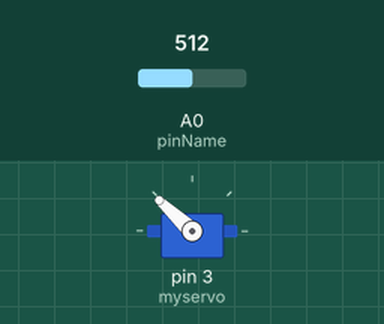
Bench run of a sketch on a simulated Arduino Uno, built with avr-gcc and run on an emulated ATmega328P. Shown: servo. Inputs (shaded band) come from the test bench; at power-on: A0 (pinName) = 512.

Above: at 1.2 s.
1.3 s: A0 (pinName) set to 716
At 2.1 s:
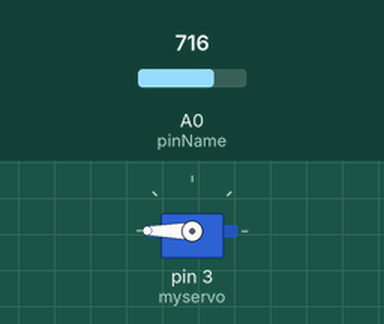
2.8 s: A0 (pinName) set to 306
At 3.3 s:
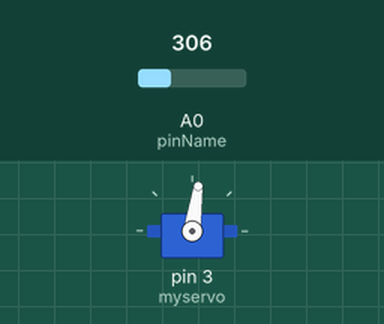
4.3 s: A0 (pinName) set to 122
At 5.5 s:
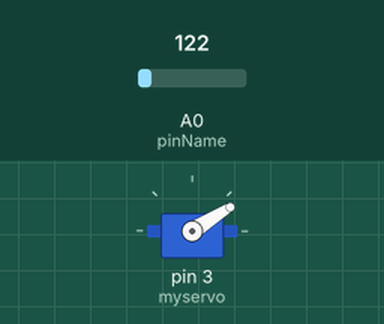
5.8 s: A0 (pinName) set to 0
At 6.8 s:
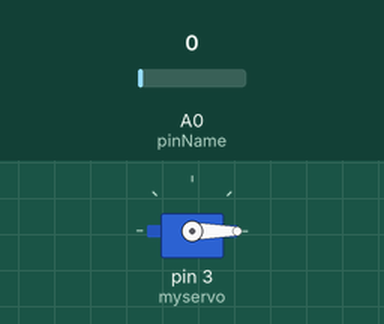
7.3 s: A0 (pinName) set to 511
At 7.9 s:
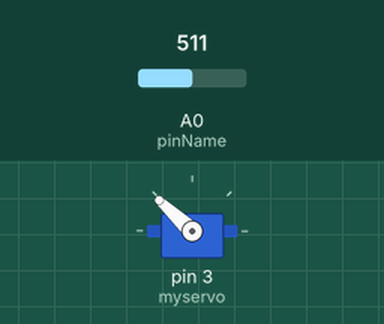
8.8 s: A0 (pinName) set to 900
At 10.2 s:
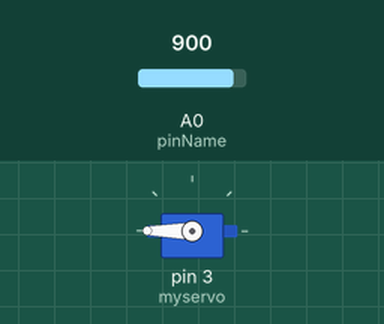
Timing chart, 0 to 11.3 s (numbered marks = the images above; inputs shaded):
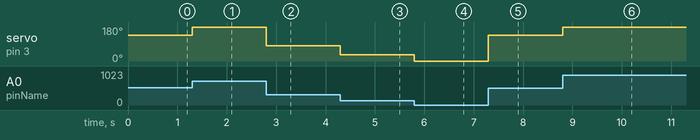

Measured:
- after the input at 1.3 s, servo on pin 3 (myservo): 137° → 180° at once
- after the input at 2.8 s, servo on pin 3 (myservo): 180° → 82° at once
- after the input at 4.3 s, servo on pin 3 (myservo): 82° → 32° at once
- after the input at 5.8 s, servo on pin 3 (myservo): 32° → 0° at once
- after the input at 7.3 s, servo on pin 3 (myservo): 0° → 137° at once
- after the input at 8.8 s, servo on pin 3 (myservo): 137° → 180° at once

The sketch:

pwmServo.ino
```cpp
#include <Servo.h>
int val = 90;
int readValue = 0;
int pinName = A0;
Servo myservo;
void setup() {
  // put your setup code here, to run once:
  myservo.attach(3);
}

void loop() {
  // put your main code here, to run repeatedly:
  readValue = analogRead(pinName);
  val = map(readValue, 0, 670, 0, 180);
  myservo.write(val);
}
```
